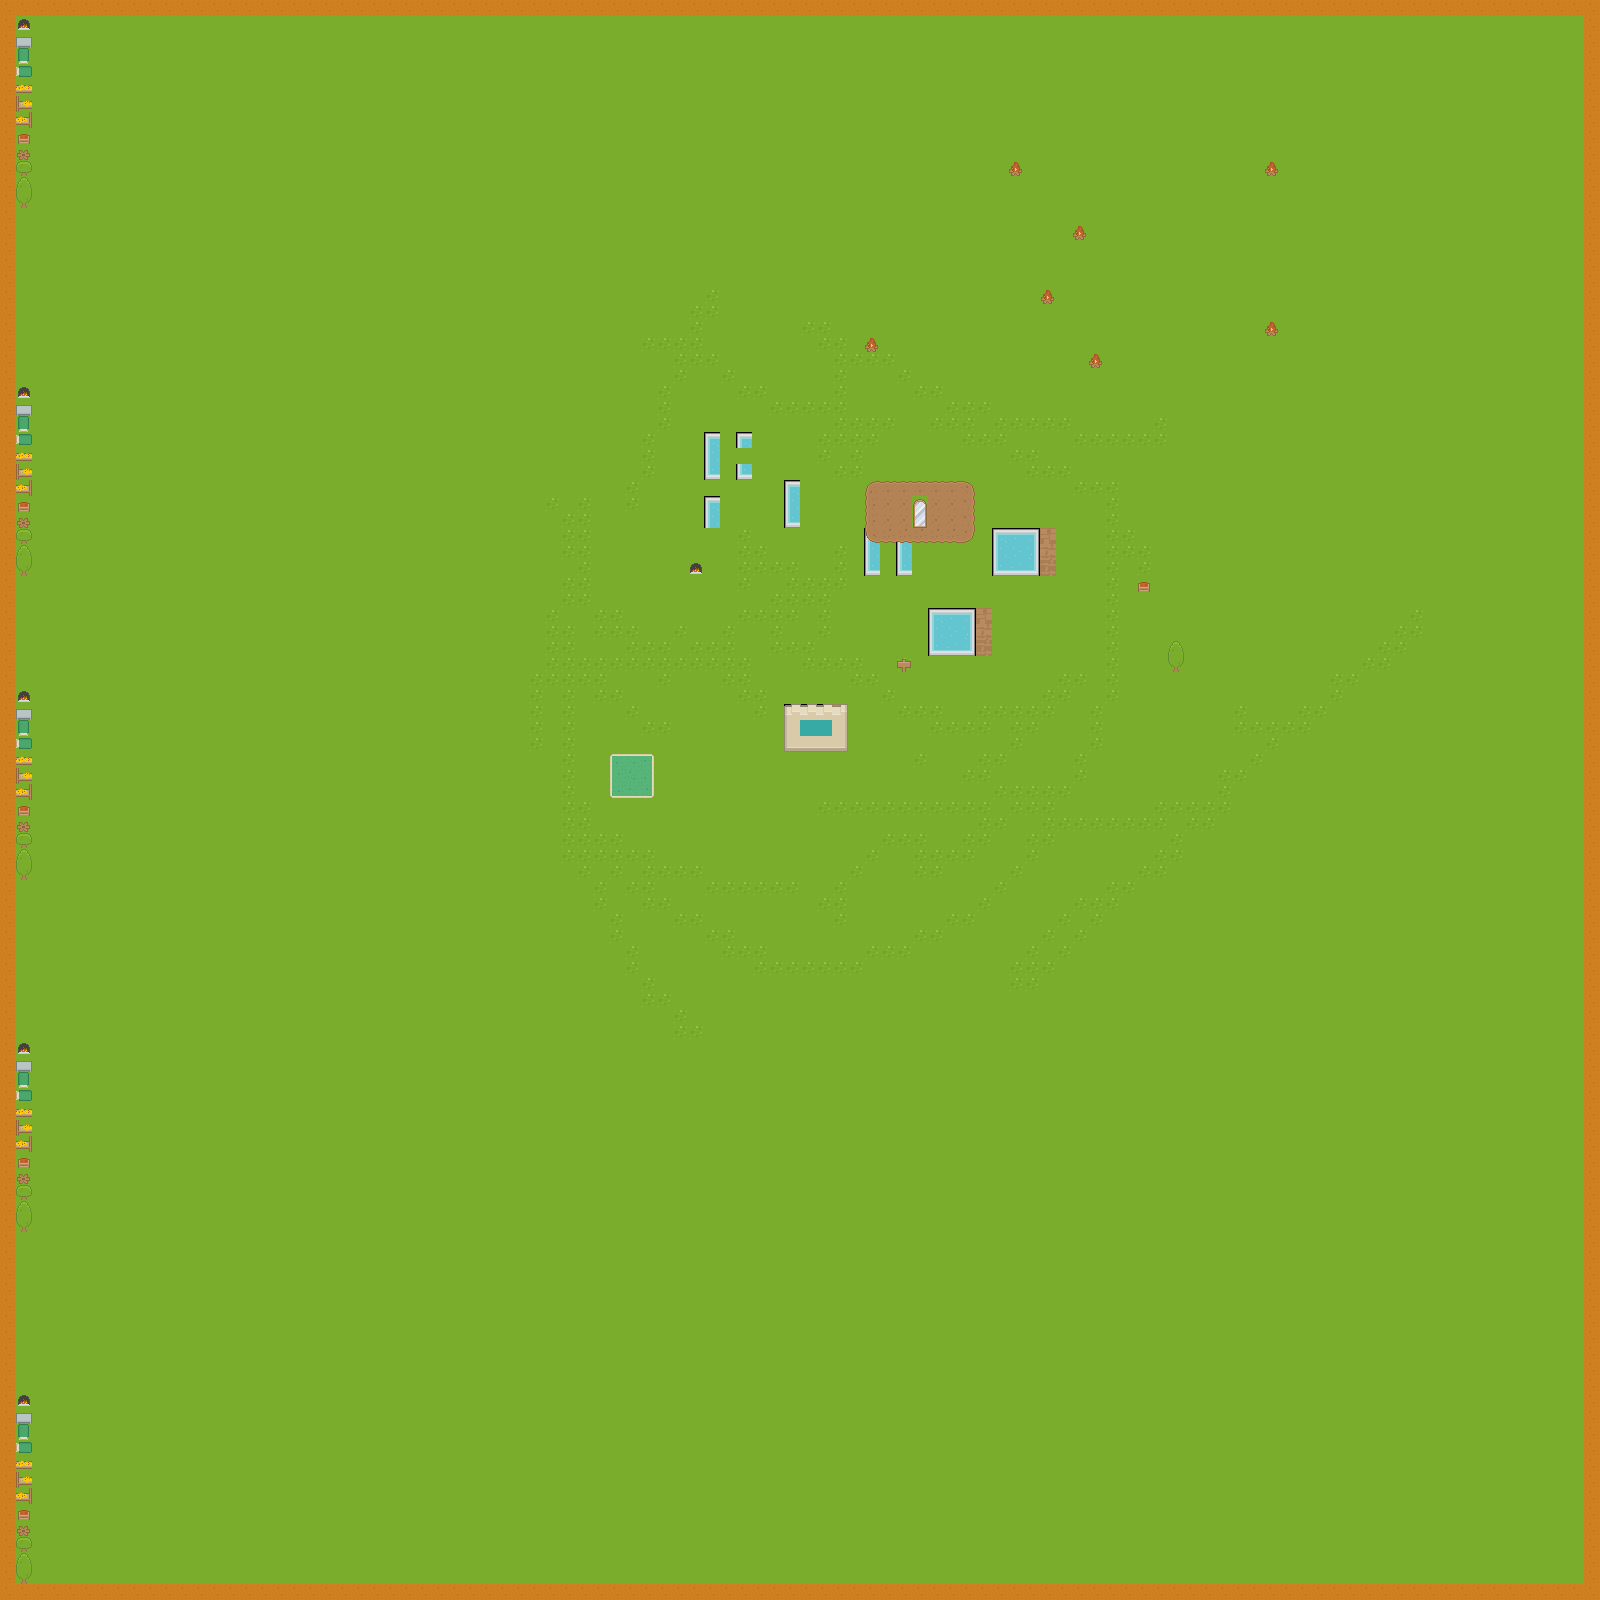

The image is a tile-based game level rendered from a .tmx file. Its description and source (layers, tilesets, objects; grid data summarised) follow:
An orthogonal 100x100 tile map with 16x16 px tiles, 5 tile layers (Ground, Ground, Dust, Fringe, ...), 1 hidden layer not drawn, 2 tilesets and 7 objects (WARP, Sign, OBSTACLE, RAIL, BEE).

<map version="1.4" tiledversion="1.4.2" orientation="orthogonal" renderorder="right-down" width="100" height="100" tilewidth="16" tileheight="16" infinite="0" nextlayerid="8" nextobjectid="12">
 <tileset firstgid="1" source="../tilesets/roguelike1_16_16.tsx" />
 <tileset firstgid="1768" source="../tilesets/engine1_16_16.tsx" />
 <layer id="1" name="Ground" width="100" height="100">
  <data>[10000 cells, 10000 non-empty, 15 distinct tile ids]</data>
 </layer>
 <layer id="6" name="Ground" width="100" height="100">
  <data>[10000 cells, 112 non-empty, 42 distinct tile ids]</data>
 </layer>
 <layer id="7" name="Dust" width="100" height="100">
  <data>[10000 cells, 7 non-empty, 1 distinct tile ids]</data>
 </layer>
 <layer id="2" name="Fringe" width="100" height="100">
  <data>[10000 cells, 1 non-empty, 1 distinct tile ids]</data>
 </layer>
 <layer id="3" name="Over" width="100" height="100">
  <data>[10000 cells, 1 non-empty, 1 distinct tile ids]</data>
 </layer>
 <layer id="4" name="Collision" width="100" height="100" visible="0">
  <data>[10000 cells, 415 non-empty, 2 distinct tile ids]</data>
 </layer>
 <objectgroup id="5" name="Objects">
  <object id="1" type="WARP" x="864" y="478" width="112.667" height="60">
   <properties>
    <property name="MAP" value="ow-1-1.tmx" />
    <property name="MAP_X" value="3333" />
    <property name="MAP_Y" value="4444" />
   </properties>
  </object>
  <object id="2" name="Sign1" type="Sign" x="896" y="656" width="16" height="16" rotation="359.637">
   <properties>
    <property name="text" value="Das hier ist ein Text.#Das hier auch." />
   </properties>
  </object>
  <object id="3" type="OBSTACLE" x="784" y="704" width="64" height="48">
   <properties>
    <property name="NEEDED_BEES" type="int" value="0" />
    <property name="TEXT_OK" value="gdjd" />
    <property name="TEXT_PRE" value="dfasdf" />
   </properties>
  </object>
  <object id="7" type="RAIL" x="609" y="751.667" width="44.3333" height="46.3333">
   <properties>
    <property name="STEP-0" value="MOVE_RIGHT:5" />
    <property name="STEP-1" value="MOVE_DOWN:5" />
    <property name="STEP-2" value="MOVE_LEFT:5" />
    <property name="STEP-3" value="MOVE_UP:6" />
   </properties>
  </object>
  <object id="9" type="BEE" x="695.333" y="565.333">
   <properties>
    <property name="PITCH" type="float" value="0" />
   </properties>
   <point />
  </object>
  <object id="10" x="904" y="663.667" />
  <object id="11" x="886.667" y="635" width="40" height="48.3333" />
 </objectgroup>
</map>
